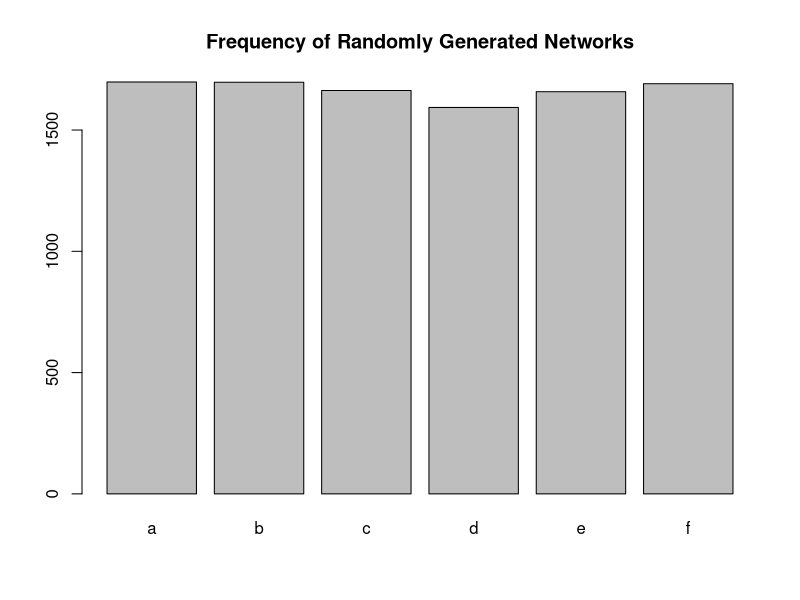

Write R code to recreate this figure. (Note: this script raises an error after producing the figure.)
## A function to generate random networks using Configuration Model
## given a degree sequence
## randomly select two stubs from stubs.vec and connect them
## remove selected stubs from stubs.vec and take num.stubs - 2
## continue until no stubs remain.
## this algorithm will return an adjacency matrix 
## NOTE: THIS ALGORITHM MAY PRODUCE MATRICES WITH SELF-LOOPS
## AND MULTI-EDGES!
config.model = function(deg.seq)
{
  ## invalid if the sum of the degree sequence is odd
  if(sum(deg.seq) %% 2 == 1)
  {
    return (NULL)
  }
  
  ##generate the vector of stubs
  stubs.vec = numeric(0)
  for (i in 1:length(deg.seq))
  {
    stubs.vec = c(stubs.vec, rep(i, deg.seq[i]))
  }
  
  ##set number of stubs
  num.stubs = length(stubs.vec)
  
  ## create adjacency matrix
  adj.mat = matrix(0, nrow = length(deg.seq), ncol = length(deg.seq))
  
  while(num.stubs > 0)
  {
    
    ## randomly select two stubs
    stubs = sample(stubs.vec, 2)
    
    ## connect the two stubs to form an edge
    adj.mat[stubs[1], stubs[2]] = adj.mat[stubs[1], stubs[2]] + 1
    adj.mat[stubs[2], stubs[1]] = adj.mat[stubs[2], stubs[1]] + 1
    
    ## remove both stubs from stubs.vec
    ## find the index of stub 1 and remove it
    stub.idx = 0
    for (i in 1:num.stubs)
    {
      if(stubs[1] == stubs.vec[i])
      {
        stub.idx = i
        break
      }
    }
    stubs.vec = stubs.vec[-stub.idx]
    
    ## find the index of stub 2 and remove it
    stub.idx = 0
    for (i in 1:num.stubs)
    {
      if(stubs[2] == stubs.vec[i])
      {
        stub.idx = i
        break
      }
    }
    stubs.vec = stubs.vec[-stub.idx]
    
    ## decrement number of stubs
    num.stubs = num.stubs - 2
    
  }
  
  return (adj.mat)
}

## A function to generate reps number of random networks 
## following a given degree sequence
## without self-loops or multi-edges
## returns a list of valid networks
config.valid.networks = function(deg.seq, reps)
{
  ## make sure to sort descending
  deg.seq = sort(deg.seq, decreasing = TRUE)
  
  ## a list of matrices
  sim.matrices = list()
  i = 1
  while(i <= reps)
  {
    ## generate a random matrix
    rand.mat = config.model(deg.seq)
    
    
    
    ##check if the matrix is valid
    is.valid.mat = TRUE
    
    ##check for self-loops
    if(sum(diag(rand.mat)) != 0)
    {
      is.valid.mat = FALSE
    }
    
    ##check for multi-edges
    if (is.valid.mat)
    {
      if(length(rand.mat[rand.mat > 1]) > 0)
      {
        is.valid.mat = FALSE
      }
    }
    
    ## if the matrix is valid, add it to the list and increment i
    if (is.valid.mat)
    {
      sim.matrices[[i]] = rand.mat
      i = i + 1
    }
  }
  ## return a list of adjacency matrices
  return (sim.matrices)
}

##Checking that the random networks are about uniformly distributed
test = c(3,2,2,2,1)
test.nets = config.valid.networks(test,10000)
test.unique = unique(test.nets)
a = test.unique[[1]]
b = test.unique[[2]]
c = test.unique[[3]]
d = test.unique[[4]]
e = test.unique[[5]]
f = test.unique[[6]]

test.dist = c()
for (i in 1:length(test.nets))
{
  if (identical(test.nets[[i]], a))
  {
    test.dist = c(test.dist, "a")
  }
  if (identical(test.nets[[i]], b))
  {
    test.dist = c(test.dist, "b")
  }
  if (identical(test.nets[[i]], c))
  {
    test.dist = c(test.dist, "c")
  }
  if (identical(test.nets[[i]], d))
  {
    test.dist = c(test.dist, "d")
  }
  if (identical(test.nets[[i]], e))
  {
    test.dist = c(test.dist, "e")
  }
  if (identical(test.nets[[i]], f))
  {
    test.dist = c(test.dist, "f")
  }
}

barplot(height = table(test.dist), main = "Frequency of Randomly Generated Networks")

start = Sys.time()
config.model(dolphin.deg.seq)
end = Sys.time()